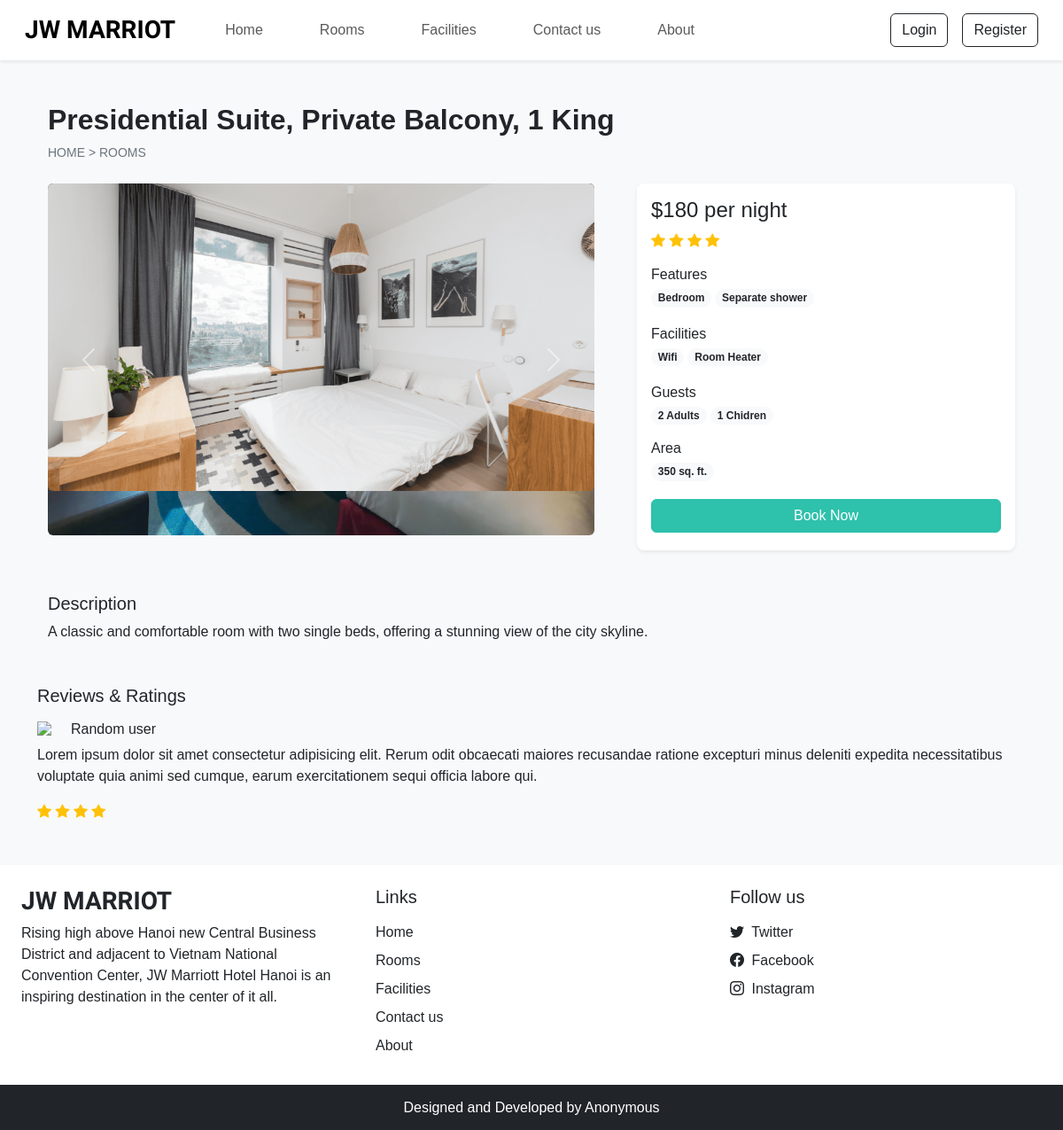
The page /room_details.php?id=21 on the database its author committed.
### tables this page shows
CREATE TABLE `settings` (
  `sr_no` int(11) NOT NULL,
  `site_title` varchar(50) NOT NULL,
  `site_about` varchar(250) NOT NULL,
  `shutdown` tinyint(1) NOT NULL
);

CREATE TABLE `rooms` (
  `id` int(11) NOT NULL,
  `name` varchar(150) NOT NULL,
  `area` int(11) NOT NULL,
  `price` int(11) NOT NULL,
  `quantity` int(11) NOT NULL,
  `adult` int(11) NOT NULL,
  `children` int(11) NOT NULL,
  `description` varchar(350) NOT NULL,
  `status` tinyint(4) NOT NULL DEFAULT 1,
  `removed` int(11) NOT NULL DEFAULT 0
);

CREATE TABLE `room_images` (
  `sr_no` int(11) NOT NULL,
  `room_id` int(11) NOT NULL,
  `image` varchar(150) NOT NULL,
  `thumb` tinyint(4) NOT NULL DEFAULT 0
);

CREATE TABLE `features` (
  `id` int(11) NOT NULL,
  `name` varchar(50) NOT NULL
);

CREATE TABLE `facilities` (
  `id` int(11) NOT NULL,
  `icon` varchar(100) NOT NULL,
  `name` varchar(50) NOT NULL,
  `description` varchar(250) NOT NULL
);

### admin/inc/db_config.php (called while the page is built, shortened)
<?php
  function select($sql, $values, $datatypes) {
    $conn = $GLOBALS['conn'];
    if ($stmt = mysqli_prepare($conn,$sql)) {
      mysqli_stmt_bind_param($stmt, $datatypes,...$values);
      if (mysqli_stmt_execute($stmt)) {
        $res = mysqli_stmt_get_result($stmt);
        return $res;
      } else {
        mysqli_stmt_close($stmt);
        die("Query cannot be executed - Select");
      }
    } else {
      die("Query cannot be executed - select");
    }
  }
?>

### room_details.php (the view, shortened to what this page needs)
<!doctype html>
<html lang="en">
<head>
  <?php include('inc/links.php'); ?>
</head>
<body class="bg-light">
  <?php require('inc/header.php'); ?>
  <?php
  $data = filteration($_GET);
  $room_res = select("SELECT * FROM `rooms`
    WHERE `id`=? AND `status`=? AND `removed`=?", [$data['id'], 1, 0], 'iii');
  $room_data = mysqli_fetch_assoc($room_res);
  ?>
  <div class="container">
    <div class="row">
      <div class="col-12 my-5 mb-4 px-4">
        <h2 class="fw-bold"><?php echo $room_data['name'] ?></h2>
        <div style="font-size: 14px;">
          <a href="index.php" class="text-secondary text-decoration-none">HOME</a>
          <span class="text-secondary"> > </span>
          <a href="room.php" class="text-secondary text-decoration-none">ROOMS</a>
        </div>
      </div>
      <div class="col-lg-7 col-md-12 px-4">
        <div id="roomCarousel" class="carousel slide" data-bs-ride="carousel">
          <div class="carousel-inner">
            <?php
            $room_img = ROOMS_IMG_PATH . "thumbnail.jpg";
            $img_q = mysqli_query($conn, "SELECT * FROM `room_images`
              WHERE `room_id` = '$room_data[id]'");
            if (mysqli_num_rows($img_q) > 0) {
              while ($img_res = mysqli_fetch_assoc($img_q)) {
                echo "<div class='carousel-item active'>
                  <img src='" . ROOMS_IMG_PATH . $img_res['image'] . "' class='d-block w-100 rounded'>
                </div>
                ";
              }
            } else {
              echo "<div class='carousel-item active'>
                <img src='$room_img' class='d-block w-100'>
              </div>";
            }
            ?>
          </div>
          <button class="carousel-control-prev" type="button" data-bs-target="#roomCarousel" data-bs-slide="prev">
            <span class="carousel-control-prev-icon" aria-hidden="true"></span>
          </button>
          <button class="carousel-control-next" type="button" data-bs-target="#roomCarousel" data-bs-slide="next">
            <span class="carousel-control-next-icon" aria-hidden="true"></span>
          </button>
        </div>
      </div>
      <div class="col-lg-5 col-md-12 px-4">
        <div class="card mb-4 border-0 shadow-sm rounded-3">
          <div class="card-body">
            <?php
            echo <<<price
                   <h4>$$room_data[price] per night</h4>
                price;
            echo <<<rating
                  <div class="mb-3">
                    <i class="bi bi-star-fill text-warning"></i>
                    <i class="bi bi-star-fill text-warning"></i>
                    <i class="bi bi-star-fill text-warning"></i>
                    <i class="bi bi-star-fill text-warning"></i>
                  </div>
                rating;
            $fea_q = mysqli_query($conn, "SELECT f.name
                  from `features` f
                  INNER JOIN `room_features` rfea on f.id = rfea.features_id
                  WHERE rfea.room_id = '$room_data[id]'");
            $features_data = "";
            while ($fea_row = mysqli_fetch_assoc($fea_q)) {
              $features_data .= "<span class='badge rounded-pill bg-light text-dark text-wrap me-1 mb-1'>
                    $fea_row[name]
                  </span>";
            }
            echo <<<features
              <div class="mb-3">
                <h6 class="mb-1">Features</h6>
                  $features_data
              </div>
            features;
            $fac_q = mysqli_query($conn, "SELECT f.name
            FROM `facilities` f
            INNER JOIN `room_facilities` rfac on f.id = rfac.facilities_id
            WHERE rfac.room_id = $room_data[id]");
            $facilities_data = "";
            while ($fac_row = mysqli_fetch_assoc($fac_q)) {
              $facilities_data .= "<span class='badge rounded-pill bg-light text-dark text-wrap me-1 mb-1'>
                $fac_row[name]
              </span>";
            }
            echo <<<facilities
              <div class="mb-3">
                <h6 class="mb-1">Facilities</h6>
                  $facilities_data
              </div>
            facilities;
            echo <<<guests
              <div class="mb-3">
                <h6 class="mb-1">Guests</h6>
                <span class="badge rounded-pill bg-light text-dark text-wrap">
                  $room_data[adult] Adults
                </span>
                <span class="badge rounded-pill bg-light text-dark text-wrap">
                  $room_data[children] Chidren
                </span>
              </div>
            guests;
            echo <<<area
              <div class="mb-3">
                <h6 class="mb-1">Area</h6>
                <span class='badge rounded-pill bg-light text-dark text-wrap me-1 mb-1'>
                  $room_data[area] sq. ft.
                </span>
              </div>
            area;
            if(!$settings_r['shutdown']) {
              $login = 0;
              echo<<<book
              <button onclick='checkLoginToBook($login,$room_data[id])' class="btn w-100 text-white custom-bg shadow-none mb-1">Book Now</button>
              book;
            }
            ?>
          </div>
        </div>
      </div>
      <div class="col-12 mt-4 px-4">
        <div class="mb-5">
          <h5>Description</h5>
          <p>
            <?php echo $room_data['description'] ?>
          </p>
        </div>
      </div>
      <div>
        <h5 class="mb-3">Reviews & Ratings</h5>
        <div>
          <div class="d-flex align-items-center mb-2">
            <img src="images/facilities/IMG_47816.svg" width="30px">
            <h6 class="m-0 ms-2">Random user</h6>
          </div>
          <p>
            Lorem ipsum dolor sit amet consectetur adipisicing elit.
            Rerum odit obcaecati maiores recusandae ratione excepturi minus deleniti expedita necessitatibus voluptate quia animi sed cumque,
            earum exercitationem sequi officia labore qui.
          </p>
          <div class="rating">
            <i class="bi bi-star-fill text-warning"></i>
            <i class="bi bi-star-fill text-warning"></i>
            <i class="bi bi-star-fill text-warning"></i>
            <i class="bi bi-star-fill text-warning"></i>
          </div>
        </div>
      </div>
    </div>
  </div>
  <?php include('inc/footer.php'); ?>
</body>
</html>

### inc/header.php (shortened to what this page needs)
<nav id = "nav_bar" class="navbar navbar-expand-lg navbar-light bg-white px-lg-3 py-lg-2 shadow-sm sticky-top">
  <div class="container-fluid">
    <a class="navbar-brand h-font me-5 fw-bold fs-3" href="index.php"><?php echo $settings_r['site_title'] ?></a>
    <div class="collapse navbar-collapse" id="navbarSupportedContent">
      <ul class="navbar-nav me-auto mb-2 mb-lg-0">
        <li class="nav-item">
          <a class="nav-link me-5" href="index.php">Home</a>
        </li>
        <li class="nav-item">
          <a class="nav-link me-5" href="rooms.php">Rooms</a>
        </li>
        <li class="nav-item">
          <a class="nav-link me-5" href="facilities.php">Facilities</a>
        </li>
        <li class="nav-item">
          <a class="nav-link me-5" href="contact.php">Contact us</a>
        </li>
        <li class="nav-item">
          <a class="nav-link" href="about.php">About</a>
        </li>
      </ul>
      <form class="d-flex" role="search">
        <?php
           if(isset($_SESSION['login']) && $_SESSION['login'] == true)
           {
              $path = USERS_IMG_PATH;
              echo<<< data
                <div class="btn-group">
                  <button type="button" class="btn btn-outline-dark shadow-none dropdown-toggle" data-bs-toggle="dropdown" aria-expanded="false">
                  <img src="{$path}{$_SESSION['uPic']}" style="width: 25px; height: 25px;" class="me-1">
                  {$_SESSION['uName']}
                  </button>
                  <ul class="dropdown-menu dropdown-menu-lg-end">
                      <li><a class="dropdown-item" href="profile.php">Profile</a></li>
                      <li><a class="dropdown-item" href="bookings.php">Bookings</a></li>
                      <li><a class="dropdown-item" href="logout.php">Logout</a></li>
                  </ul>
              </div>
            data;
           }else {
            echo <<< data
              <button type="button" class="btn btn-outline-dark shadow-none me-3" data-bs-toggle="modal" data-bs-target="#loginModal">
                Login
              </button>
              <button type="button" class="btn btn-outline-dark shadow-none" data-bs-toggle="modal" data-bs-target="#registerModal">
                Register
              </button>
            data;
           }
        ?>
      </form>
    </div>
  </div>
</nav>

### inc/footer.php (shortened to what this page needs)
<div class="container-fluid bg-white mt-5">
  <div class="row">
    <div class="col-lg-4 p-4">
      <h3 class="h-font fw-bold fs-3 mb-2"><?php echo $settings_r['site_title'] ?></h3>
      <p>
        <?php echo $settings_r['site_about'] ?>
      </p>
    </div>
    <div class="col-lg-4 p-4">
      <h5 class="mb-3">Links</h5>
      <a href="index.php" class="d-inline-block mb-2 text-dark text-decoration-none">Home</a> <br>
      <a href="rooms.php" class="d-inline-block mb-2 text-dark text-decoration-none">Rooms</a> <br>
      <a href="facilities.php" class="d-inline-block mb-2 text-dark text-decoration-none">Facilities</a><br>
      <a href="contact.php" class="d-inline-block mb-2 text-dark text-decoration-none">Contact us</a><br>
      <a href="about.php" class="d-inline-block mb-2 text-dark text-decoration-none">About</a>
    </div><div class="col-lg-4 p-4">
      <h5 class="mb-3">Follow us</h5>
      <?php
        if($contact_r['tw'] != ''){
          echo<<<data
          <a href="$contact_r[tw]" class="d-inline-block text-dark text-decoration-none mb-2">
            <i class="bi bi-twitter me-1"></i> Twitter
          </a><br>
          data;
        }
      ?>
      <a href="<?php echo $contact_r['fb'] ?>" class="d-inline-block text-dark text-decoration-none mb-2">
          <i class="bi bi-facebook me-1"></i> Facebook
      </a><br>
      <a href="<?php echo $contact_r['insta'] ?>" class="d-inline-block text-dark text-decoration-none">
          <i class="bi bi-instagram me-1"></i> Instagram
      </a>
    </div>
  </div>
</div>
<h6 class="text-center bg-dark text-white p-3 m-0">Designed and Developed by Anonymous</h6>

### css/common.css (style rules this page uses)
:root { --teal: #2ec1ac; --teal_hover: #279e8c; }
* { font-family: 'Nunito', sans-serif; }
.h-font { font-family: 'Merienda', cursive; }
.custom-bg { background-color: var(--teal); border: 1px solid var(--teal); }

### rows shown on the page
settings: site_title "JW MARRIOT", site_about "Rising high above Hanoi new Central Business District and adjacent to Vietnam National Convention Center, JW Marriott Hotel Hanoi is an inspiring destination in the center of it all."
rooms: name "Presidential Suite, Private Balcony, 1 King", price "180", adult "2", children "1", area "350", description "A classic and comfortable room with two single beds, offering a stunning view of the city skyline."
room_images: image (picture)
features: name "Bedroom"
features: name "Separate shower"
facilities: name "Wifi"
facilities: name "Room Heater"
